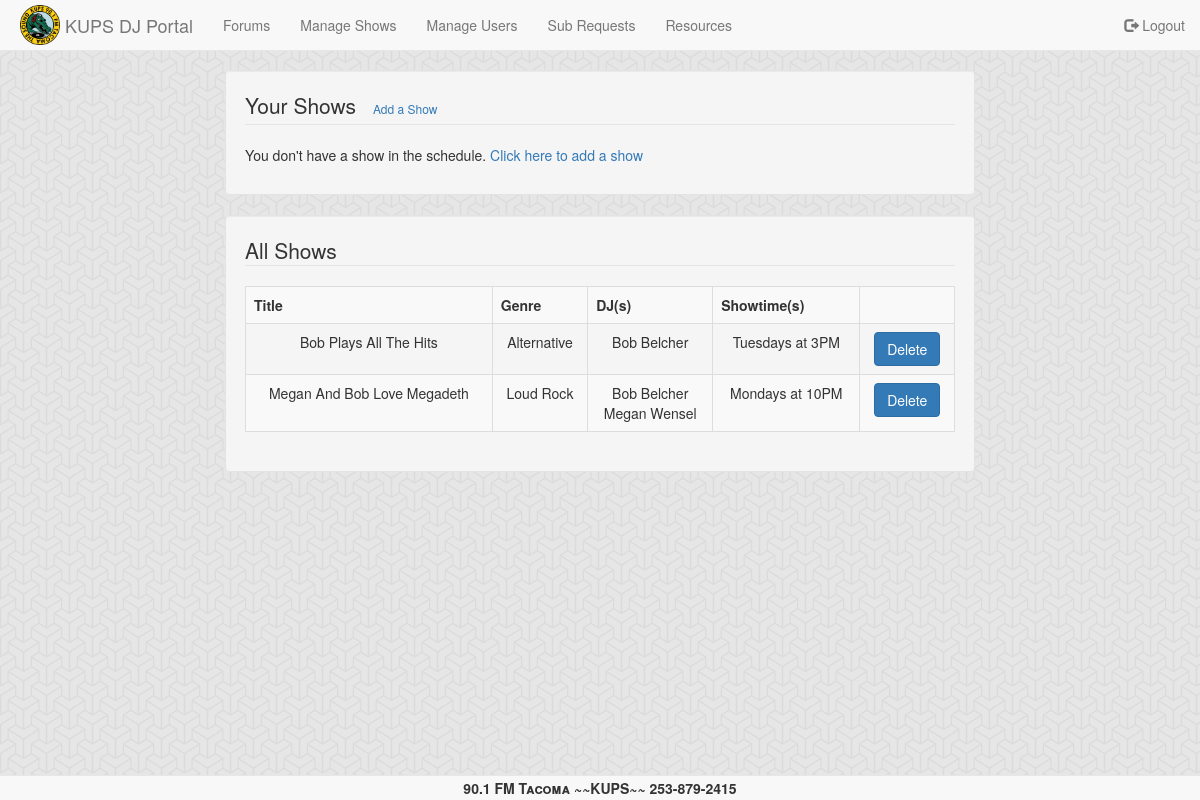
Screenshot of /manage-shows.php (signed in) with the database file from the repository.
### tables this page shows
CREATE TABLE IF NOT EXISTS radioShow (
	showid INT NOT NULL,
	genre VARCHAR(20),
	title VARCHAR(40),
	PRIMARY KEY (showid)
);

CREATE TABLE IF NOT EXISTS dj (
	email VARCHAR(30),
	showid INT,
	PRIMARY KEY (email, showid),
	FOREIGN KEY (email) REFERENCES user(email)
		ON DELETE CASCADE,
	FOREIGN KEY (showid) REFERENCES radioShow(showid)
		ON DELETE CASCADE
);

CREATE TABLE IF NOT EXISTS user (
	name VARCHAR(20) NOT NULL,
	admin TINYINT(2) DEFAULT 0,
	password VARCHAR(20) NOT NULL,
	email VARCHAR(30) NOT NULL,
	PRIMARY KEY (email)
);

CREATE TABLE IF NOT EXISTS showInstance (
	showid INT,
	weekday VARCHAR(10),
	time VARCHAR(10),
	PRIMARY KEY (showid, weekday, time),
	FOREIGN KEY (showid) REFERENCES radioShow(showid)
		ON DELETE CASCADE
);

### _session.php (called while the page is built, shortened)
<?php
if (isset($_SESSION["admin"]) && $_SESSION["admin"] == 1) {
	$isAdmin = true;
}
else {
	$isAdmin = false;
}
?>

### _helpers.php (called while the page is built, shortened)
<?php
function get_genre($shortform) {
	if ($shortform == 'alt') {
		return "Alternative";
	}
	else if ($shortform == 'hip') {
		return "Hip Hop";
	}
	else if ($shortform == 'loud') {
		return "Loud Rock";
	}
}
function get_weekday($shortform) {
	if ($shortform == 'Mon') {
		return "Monday";
	}
	else if ($shortform == 'Tue') {
		return "Tuesday";
	}
}
?>

### _display-shows.php (the view, shortened to what this page needs)
<div class="well">
	<legend>All Shows</legend>
	<table class="table table-bordered table-striped" border="1">
	<tbody align="center">
	<tr><th>Title</th><th>Genre</th><th>DJ(s)</th><th>Showtime(s)</th>
	<?php if ($isAdmin) {
		echo "<th></th>"; }
	echo "</tr>";
	$shows = $db -> query ("SELECT * FROM radioShow ORDER BY genre, showid");
	foreach ($shows as $show)
	{
		$showid = $show['showid'];
		$title = $show['title'];
		$genre = get_genre($show['genre']);
		echo "<td>  ".$title."  </td>";
		echo "<td>  ".$genre."  </td>";
		$djs = $db -> query ("SELECT * FROM user NATURAL JOIN dj WHERE showid=$showid ORDER BY name");
		echo "<td>  ";
		foreach ($djs as $dj) {
			$n = $dj['name'];
			echo "$n<br />";
		}
		echo "  </td>";
		$showtimes = $db -> query ("SELECT * FROM showInstance WHERE showid=$showid");
		echo "<td>  ";
		foreach ($showtimes as $showtime) {
			$day = get_weekday($showtime['weekday']);
			$time = $showtime['time'];
			echo $day."s at ";
			echo $time;
			echo "<br />";
		}
		echo "  </td>";
		if ($isAdmin) {
			echo "<td><form id='delete_form_$showid' method='post' action='/_delete-show.php'>";
			?>
			<input type='submit' class='btn btn-md btn-primary' name='submit_<?php echo $showid ?>' value='Delete' onclick="return confirm('Are you sure you want to delete a radio show?')" /></form></td>
		<?php }
	}
	?>
	</tbody>
	</table>
</div>

### assets/stylesheets/screen.css (style rules this page uses)
body { background: #ffffff url("/assets/images/background/escheresque.png") repeat left top; margin-top: 50px; margin-bottom: 20px; }

### rows the page displays
radioshow: title "Bob Plays All The Hits", genre "Alternative"
dj: email.name "Bob Belcher"
showinstance: weekday "Tuesday", time "3PM"
radioshow: title "Megan And Bob Love Megadeth", genre "Loud Rock"
dj: email.name "Bob Belcher"
dj: email.name "Megan Wensel"
showinstance: weekday "Monday", time "10PM"
